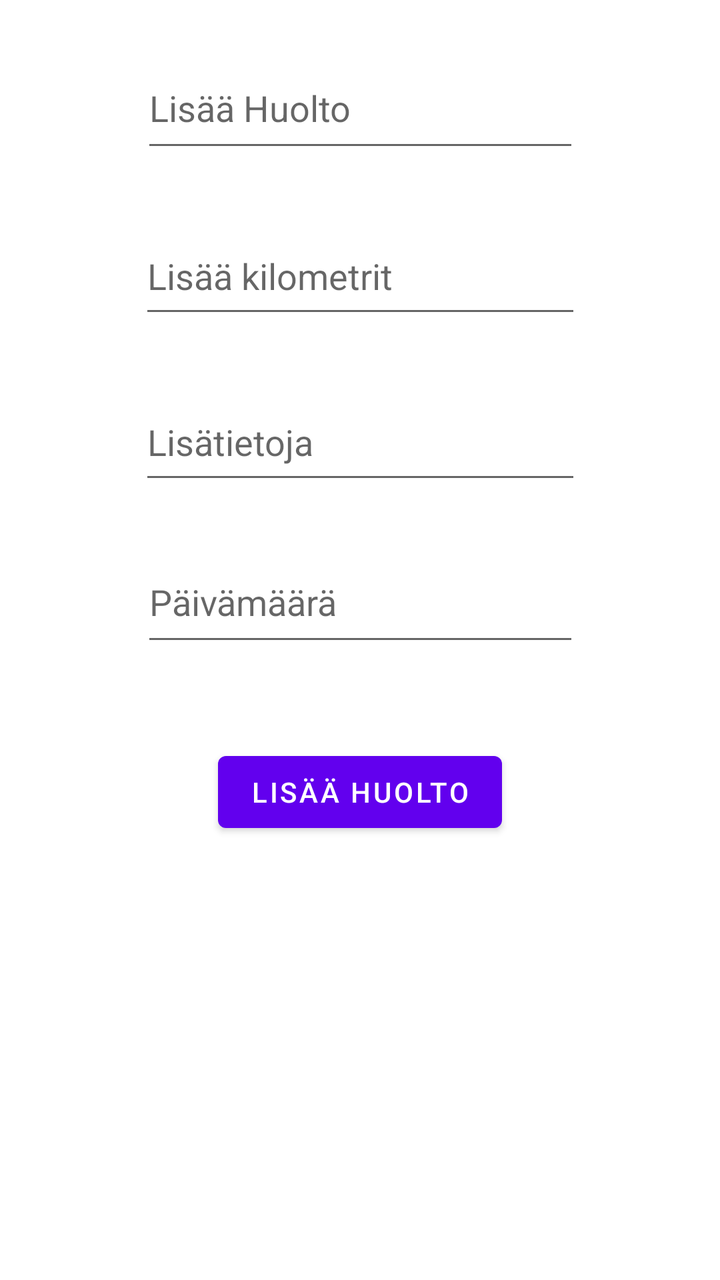
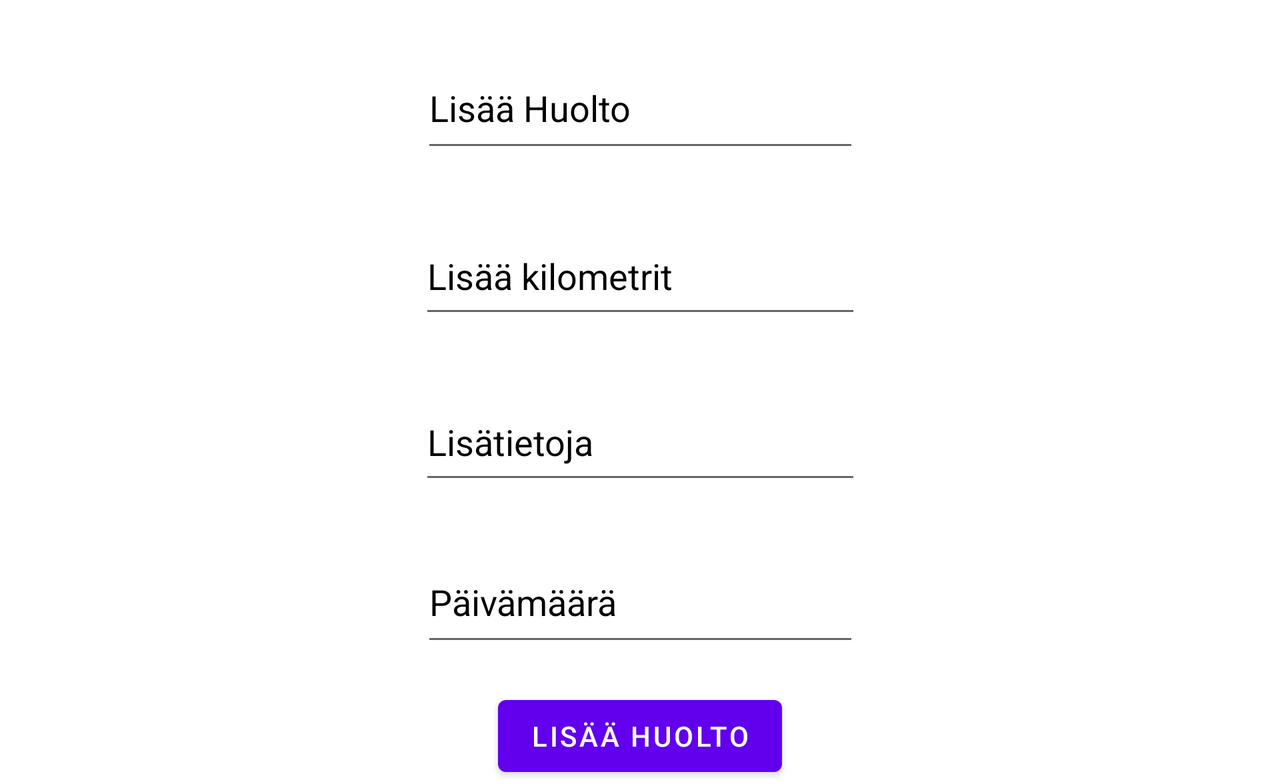

An Android layout and its configuration variant, each rendered on a device that would load it. The default file and the variant file are quoted in full after the pictures.
<!-- AndroidManifest.xml: application theme Theme.Huoltokirja -->
<!-- res/layout/activity_add_service.xml -->
<?xml version="1.0" encoding="utf-8"?>
<androidx.constraintlayout.widget.ConstraintLayout xmlns:android="http://schemas.android.com/apk/res/android"
    xmlns:app="http://schemas.android.com/apk/res-auto"
    xmlns:tools="http://schemas.android.com/tools"
    android:layout_width="match_parent"
    android:layout_height="match_parent"
    android:background="#FFFFFF"
    tools:context=".AddService">

    <EditText
        android:id="@+id/editTextAddService"
        android:layout_width="219dp"
        android:layout_height="57dp"
        android:layout_marginTop="24dp"
        android:ems="10"
        android:hint="@string/add_service"
        android:inputType="textPersonName"
        app:layout_constraintEnd_toEndOf="parent"
        app:layout_constraintHorizontal_bias="0.5"
        app:layout_constraintStart_toStartOf="parent"
        app:layout_constraintTop_toTopOf="parent" />

    <EditText
        android:id="@+id/editTextAddKilometers"
        android:layout_width="221dp"
        android:layout_height="55dp"
        android:layout_marginTop="28dp"
        android:ems="10"
        android:hint="@string/add_distance"
        android:inputType="numberDecimal"
        app:layout_constraintEnd_toEndOf="parent"
        app:layout_constraintHorizontal_bias="0.5"
        app:layout_constraintStart_toStartOf="parent"
        app:layout_constraintTop_toBottomOf="@+id/editTextAddService" />

    <EditText
        android:id="@+id/editTextAddInformation"
        android:layout_width="221dp"
        android:layout_height="55dp"
        android:layout_marginTop="28dp"
        android:ems="10"
        android:hint="@string/additional_information"
        android:inputType="textMultiLine"
        android:scrollbarAlwaysDrawVerticalTrack="false"
        android:scrollbars="vertical"
        app:layout_constraintEnd_toEndOf="parent"
        app:layout_constraintHorizontal_bias="0.5"
        app:layout_constraintStart_toStartOf="parent"
        app:layout_constraintTop_toBottomOf="@+id/editTextAddKilometers" />

    <EditText
        android:id="@+id/editTextAddDate"
        android:layout_width="219dp"
        android:layout_height="57dp"
        android:layout_marginTop="24dp"
        android:ems="10"
        android:hint="@string/add_date"
        android:inputType="date"
        app:layout_constraintEnd_toEndOf="parent"
        app:layout_constraintHorizontal_bias="0.5"
        app:layout_constraintStart_toStartOf="parent"
        app:layout_constraintTop_toBottomOf="@+id/editTextAddInformation" />

    <Button
        android:id="@+id/buttonAddService"
        android:layout_width="wrap_content"
        android:layout_height="wrap_content"
        android:layout_marginTop="44dp"
        android:text="@string/add_service"
        app:layout_constraintEnd_toEndOf="parent"
        app:layout_constraintHorizontal_bias="0.5"
        app:layout_constraintStart_toStartOf="parent"
        app:layout_constraintTop_toBottomOf="@+id/editTextAddDate" />

</androidx.constraintlayout.widget.ConstraintLayout>
<!-- resources referenced by this layout -->
<resources>
  <string name="add_date">Päivämäärä</string>
  <string name="add_distance">Lisää kilometrit</string>
  <string name="add_service">Lisää Huolto</string>
  <string name="additional_information">Lisätietoja</string>
  <style name="Theme.Huoltokirja" parent="Theme.MaterialComponents.DayNight.DarkActionBar">
          
          <item name="colorPrimary">@color/purple_500</item>
          <item name="colorPrimaryVariant">@color/purple_700</item>
          <item name="colorOnPrimary">@color/white</item>
          
          <item name="colorSecondary">@color/teal_200</item>
          <item name="colorSecondaryVariant">@color/teal_700</item>
          <item name="colorOnSecondary">@color/black</item>
          
          <item name="android:statusBarColor" tools:targetApi="l">?attr/colorPrimaryVariant</item>
          
      </style>
</resources>
<!-- res/layout-land/activity_add_service.xml (the repository's variant of the layout above) -->
<!-- drawn on the phone turned sideways -->
<?xml version="1.0" encoding="utf-8"?>
<ScrollView
    xmlns:android="http://schemas.android.com/apk/res/android"
    xmlns:app="http://schemas.android.com/apk/res-auto"
    xmlns:tools="http://schemas.android.com/tools"
    android:layout_width="match_parent"
    android:layout_height="match_parent"
    android:background="@color/white">

    <androidx.constraintlayout.widget.ConstraintLayout
        android:layout_width="match_parent"
        android:layout_height="wrap_content"
        android:background="@color/white"
        tools:context=".AddService">

        <EditText
            android:id="@+id/editTextAddService"
            android:layout_width="219dp"
            android:layout_height="57dp"
            android:layout_marginTop="24dp"
            android:ems="10"
            android:hint="@string/add_service"
            android:inputType="textPersonName"
            android:textColor="@color/black"
            android:textColorHint="@color/black"
            app:layout_constraintEnd_toEndOf="parent"
            app:layout_constraintHorizontal_bias="0.5"
            app:layout_constraintStart_toStartOf="parent"
            app:layout_constraintTop_toTopOf="parent" />

        <EditText
            android:id="@+id/editTextAddKilometers"
            android:layout_width="221dp"
            android:layout_height="55dp"
            android:layout_marginTop="28dp"
            android:ems="10"
            android:hint="@string/add_distance"
            android:inputType="numberDecimal"
            android:textColor="@color/black"
            android:textColorHint="@color/black"
            app:layout_constraintEnd_toEndOf="parent"
            app:layout_constraintHorizontal_bias="0.5"
            app:layout_constraintStart_toStartOf="parent"
            app:layout_constraintTop_toBottomOf="@+id/editTextAddService" />

        <EditText
            android:id="@+id/editTextAddInformation"
            android:layout_width="221dp"
            android:layout_height="55dp"
            android:layout_marginTop="28dp"
            android:ems="10"
            android:hint="@string/additional_information"
            android:inputType="textMultiLine"
            android:scrollbarAlwaysDrawVerticalTrack="false"
            android:scrollbars="vertical"
            android:textColor="@color/black"
            android:textColorHint="@color/black"
            app:layout_constraintEnd_toEndOf="parent"
            app:layout_constraintHorizontal_bias="0.5"
            app:layout_constraintStart_toStartOf="parent"
            app:layout_constraintTop_toBottomOf="@+id/editTextAddKilometers" />

        <EditText
            android:id="@+id/editTextAddDate"
            android:layout_width="219dp"
            android:layout_height="57dp"
            android:layout_marginTop="24dp"
            android:ems="10"
            android:hint="@string/add_date"
            android:inputType="date"
            android:textColor="@color/black"
            android:textColorHint="@color/black"
            app:layout_constraintEnd_toEndOf="parent"
            app:layout_constraintHorizontal_bias="0.5"
            app:layout_constraintStart_toStartOf="parent"
            app:layout_constraintTop_toBottomOf="@+id/editTextAddInformation" />

        <Button
            android:id="@+id/buttonAddService"
            android:layout_width="wrap_content"
            android:layout_height="wrap_content"
            android:layout_marginTop="16dp"
            android:text="@string/add_service"
            app:layout_constraintEnd_toEndOf="parent"
            app:layout_constraintStart_toStartOf="parent"
            app:layout_constraintTop_toBottomOf="@+id/editTextAddDate" />

    </androidx.constraintlayout.widget.ConstraintLayout>


</ScrollView>
